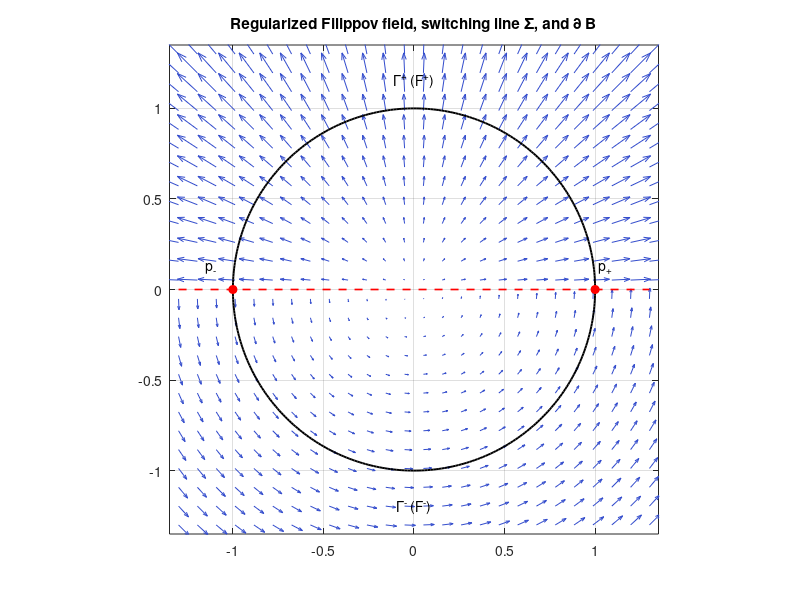

This figure's MATLAB source: (Note: this script raises an error after producing the figure.)
function s2_planar_index_cmn()
    fprintf('\n=== S2: planar CMN index vs regularization (Thm cmn) ===\n');
    ex = { 'rot+ / id',       [0 -1;1 0],  eye(2);
           'source id/id',    eye(2),      eye(2);
           'node2 / rot',     [2 0;0 2],   [0 -1;1 0];
           'sink / sink',    -eye(2),     -eye(2);
           'saddle / saddle', [1 0;0 -1],  [1 0;0 -1] };
    fprintf('  %-16s %7s %7s %7s %8s %7s\n', 'example','W+','W-','corr','I_index','I_reg');
    for i = 1:size(ex,1)
        [Wp,Wm,corr,Iidx,Ireg] = planar_one(ex{i,2}, ex{i,3});
        fprintf('  %-16s %7.3f %7.3f %7.3f %8.3f %7.3f\n', ex{i,1}, Wp, Wm, corr, Iidx, Ireg);
    end
    fprintf('  (generic examples only; antiparallel F^+ = -lambda F^- on E is excluded)\n');

    plot_portrait([2 0;0 2], [0 -1;1 0], 'fig_s2_planar');
end

function [Wp,Wm,corr,Iidx,Ireg] = planar_one(Ap, Am)
    r = 1; N = 6000;
    th_up = linspace(0, pi, N);
    th_lo = linspace(pi, 2*pi, N);
    Pup = [r*cos(th_up); r*sin(th_up)];  Plo = [r*cos(th_lo); r*sin(th_lo)];
    Fp = Ap*Pup;  Fm = Am*Plo;
    aUp = unwrap(atan2(Fp(2,:), Fp(1,:)));
    aLo = unwrap(atan2(Fm(2,:), Fm(1,:)));
    Wp = (aUp(end)-aUp(1)) / (2*pi);
    Wm = (aLo(end)-aLo(1)) / (2*pi);
    brg = @(u,v,M) (1-linspace(0,1,M)).*u + linspace(0,1,M).*v;
    W = [Fp, brg(Fp(:,end),Fm(:,1),600), Fm, brg(Fm(:,end),Fp(:,1),600)];
    ang = unwrap(atan2(W(2,:), W(1,:)));
    Iidx = (ang(end)-ang(1)) / (2*pi);
    corr = Iidx - Wp - Wm;
    Iidx = round(Iidx*1e6)/1e6;
    eps = 0.02; M = 8*N; th = linspace(0, 2*pi, M); P = [r*cos(th); r*sin(th)];
    ph = sin(pi*max(min(P(2,:)/eps,1),-1)/2);
    Z = (1+ph)/2.*(Ap*P) + (1-ph)/2.*(Am*P);
    az = unwrap(atan2(Z(2,:), Z(1,:)));
    Ireg = (az(end)-az(1)) / (2*pi);
end

function plot_portrait(Ap, Am, name)
    eps = 0.05;
    [X,Y] = meshgrid(linspace(-1.3,1.3,26), linspace(-1.3,1.3,26));
    P = [X(:).'; Y(:).'];
    ph = sin(pi*max(min(P(2,:)/eps,1),-1)/2);
    Z = (1+ph)/2.*(Ap*P) + (1-ph)/2.*(Am*P);
    U = reshape(Z(1,:), size(X)); Vv = reshape(Z(2,:), size(Y));
    f = figure('Color','w');
    quiver(X, Y, U, Vv, 1.2, 'Color', [0.2 0.3 0.8]); hold on;
    th = linspace(0,2*pi,400); plot(cos(th), sin(th), 'k-', 'LineWidth', 1.4);
    plot([-1.3 1.3], [0 0], 'r--', 'LineWidth', 1.2);
    plot([1 -1], [0 0], 'ro', 'MarkerFaceColor', 'r');
    text(1.02, 0.12, 'p_+'); text(-1.15, 0.12, 'p_-');
    text(0, 1.15, '\Gamma^+ (F^+)', 'HorizontalAlignment','center');
    text(0, -1.2, '\Gamma^- (F^-)', 'HorizontalAlignment','center');
    axis equal; axis([-1.35 1.35 -1.35 1.35]); grid on;
    title('Regularized Filippov field, switching line \Sigma, and \partial B');
    exportfig(f, name);
end
